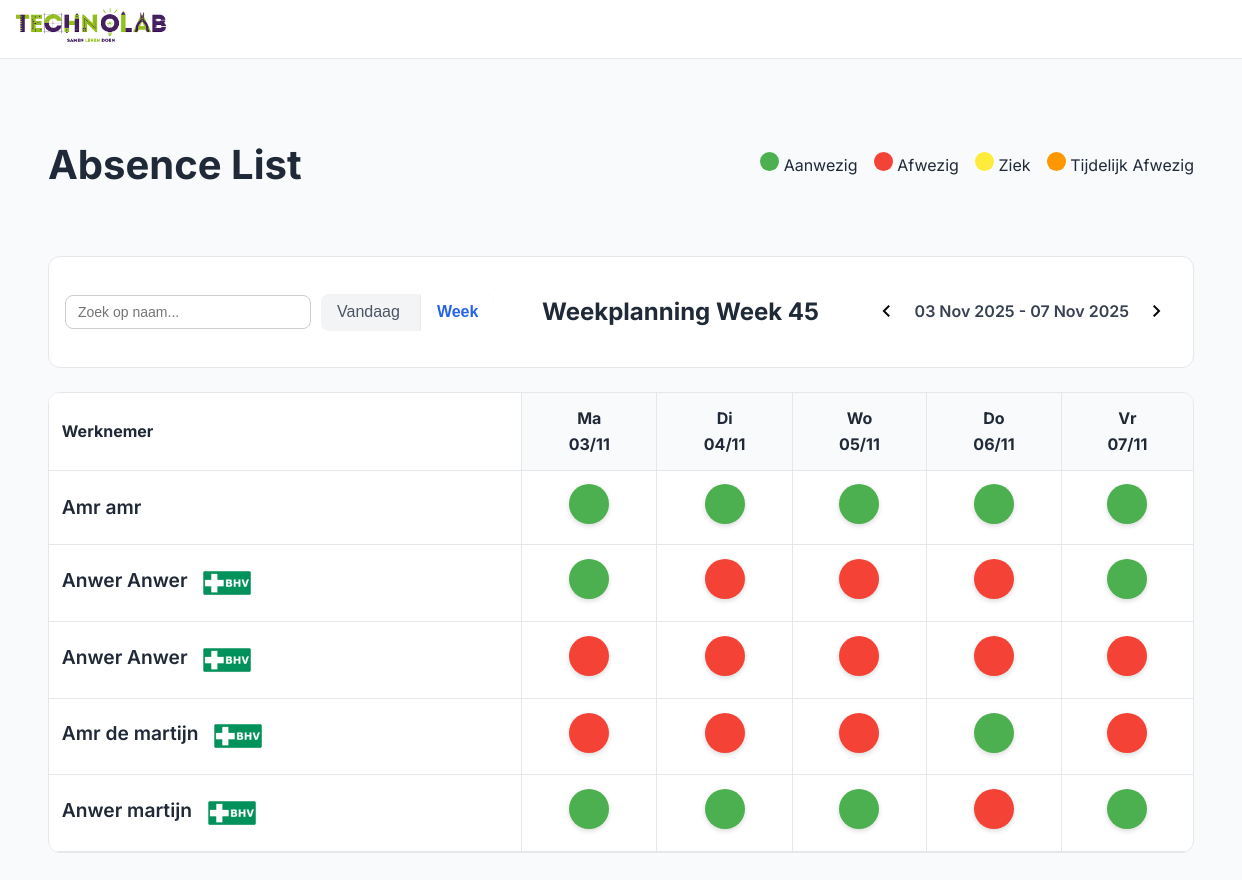
/week.php, run on the app's committed database.
### tables this page shows
CREATE TABLE `werknemers` (
  `id` int(11) NOT NULL,
  `voornaam` varchar(50) NOT NULL,
  `tussenvoegsel` varchar(20) DEFAULT NULL,
  `achternaam` varchar(50) NOT NULL,
  `email` varchar(100) NOT NULL,
  `werkdag_ma` tinyint(1) DEFAULT 0,
  `werkdag_di` tinyint(1) DEFAULT 0,
  `werkdag_wo` tinyint(1) DEFAULT 0,
  `werkdag_do` tinyint(1) DEFAULT 0,
  `werkdag_vr` tinyint(1) DEFAULT 0,
  `sector` varchar(50) DEFAULT NULL,
  `BHV` tinyint(1) DEFAULT 0,
  `status` enum('Ziek','Aanwezig','Op de school','Afwezig','Eefetjes Afwezig') DEFAULT 'Aanwezig',
  `status_ma` enum('Aanwezig','Afwezig','Ziek','Op de school','Eefetjes Afwezig') DEFAULT 'Afwezig',
  `status_di` enum('Aanwezig','Afwezig','Ziek','Op de school','Eefetjes Afwezig') DEFAULT 'Afwezig',
  `status_wo` enum('Aanwezig','Afwezig','Ziek','Op de school','Eefetjes Afwezig') DEFAULT 'Afwezig',
  `status_do` enum('Aanwezig','Afwezig','Ziek','Op de school','Eefetjes Afwezig') DEFAULT 'Afwezig',
  `status_vr` enum('Aanwezig','Afwezig','Ziek','Op de school','Eefetjes Afwezig') DEFAULT 'Afwezig',
  `tijdelijk_tot` datetime DEFAULT NULL
);

### week.php (the view, shortened to what this page needs)
<?php
try {
    $db = new PDO("mysql:host=localhost;dbname=technolab-dashboard", "root", "");
    $db->setAttribute(PDO::ATTR_ERRMODE, PDO::ERRMODE_EXCEPTION);
} catch (PDOException $e) {
    die("Fout!: " . $e->getMessage());
}
$weekOffset = isset($_GET['week']) ? intval($_GET['week']) : 0;
$startOfWeek = new DateTime();
$startOfWeek->modify("monday this week");
$jaar = $startOfWeek->format("o");
$weeknummer = $startOfWeek->format("W");
$weekDays = [
    'Ma' => ['col' => 'ma', 'date' => (clone $startOfWeek)],
    'Di' => ['col' => 'di', 'date' => (clone $startOfWeek)->modify('+1 day')],
    'Wo' => ['col' => 'wo', 'date' => (clone $startOfWeek)->modify('+2 day')],
    'Do' => ['col' => 'do', 'date' => (clone $startOfWeek)->modify('+3 day')],
    'Vr' => ['col' => 'vr', 'date' => (clone $startOfWeek)->modify('+4 day')],
];
$stmt = $db->query("SELECT * FROM werknemers ORDER BY achternaam ASC, voornaam ASC, BHV");
$werknemers = $stmt->fetchAll(PDO::FETCH_ASSOC);
?>
<!DOCTYPE html>
<html lang="nl">
<head>
    <link rel="stylesheet" href="css/style.css" />
    <link rel="stylesheet" href="css/week.css" />
    <link rel="stylesheet" href="css/nav.css" />
</head>
<body>
<div class="app">
<header class="header">
    <section class="logo-container">
        <a href="#" class="logo-link">
            <img src="image/technolab.png" alt="Technolab Logo" class="logo-icone">
        </a>
    </section>
</header>
    <main class="main">
        <div class="main-header">
            <h1>Absence List</h1>
            <div class="legend">
                <div><span class="dot status-aanwezig"></span> Aanwezig</div>
                <div><span class="dot status-afwezig"></span> Afwezig</div>
                <div><span class="dot status-ziek"></span> Ziek</div>
                <div><span class="dot status-eefetjesafwezig"></span> Tijdelijk Afwezig</div>
            </div>
        </div>
        <div class="filters">
            <div class="filter-left" style="display: flex; align-items: center; gap: 10px;">
                <div class="search-input">
                    <input type="text" id="searchInput" placeholder="Zoek op naam..." />
                </div>
                <div class="range-buttons" style="display: flex; gap: 5px;">
                    <a href="dagplanning.php"><button class="toggle">Vandaag</button></a>
                    <button class="active">Week</button>
                </div>
            </div>
            <div> <h2>Weekplanning Week <?= $weeknummer ?></h2></div>
            <div class="filter-right">
                <a href="?week=<?= $weekOffset-1 ?>"><button class="icon-button"><span class="material-symbols-outlined">chevron_left</span></button></a>
                <span class="date-label"><?= $startOfWeek->format('d M Y') ?> - <?= (clone $startOfWeek)->modify('+4 days')->format('d M Y') ?></span>
                <a href="?week=<?= $weekOffset+1 ?>"><button class="icon-button"><span class="material-symbols-outlined">chevron_right</span></button></a>
            </div>
        </div>
        <div class="table-wrapper">
            <table id="werknemerTable">
                <thead>
                <tr>
                    <th>Werknemer</th>
                    <?php foreach ($weekDays as $dayName => $info): ?>
                        <th>
                            <?= $dayName ?><br>
                            <?= $info['date']->format('d/m') ?>
                        </th>
                    <?php endforeach; ?>
                </tr>
                </thead>
                <tbody>
                <?php foreach ($werknemers as $w): ?>
                    <?php
                    $stmt = $db->prepare("SELECT dag, status FROM week_planning WHERE werknemer_id = :id AND weeknummer = :week AND jaar = :jaar");
                    $stmt->execute([':id'=>$w['id'], ':week'=>$weeknummer, ':jaar'=>$jaar]);
                    $weekStatussen = $stmt->fetchAll(PDO::FETCH_KEY_PAIR);
                    ?>
                    <tr>
                        <td class="werknemer-naam">
                            <?= ($w['voornaam'].' '.($w['tussenvoegsel']?$w['tussenvoegsel'].' ':'').$w['achternaam']) ?>
                            <span class="bhv <?= $w['BHV'] ? 'bhv-BHV' : 'bhv-BHV' ?>">
                                <?= $w['BHV'] ? '  <img src="image/BHV.png" alt="Technolab Logo" class="logo-icon">' : '' ?>
                            </span>
                        </td>
                        <?php foreach ($weekDays as $dayName => $info): ?>
                            <?php
                            $col = $info['col'];
                            $status = $weekStatussen[$col] ?? ($w['werkdag_'.$col] ? 'Aanwezig' : 'Afwezig');
                            $class = 'status-'.strtolower(str_replace(' ', '', $status));
                            ?>
                            <td>
                                <div class="status-dot <?= $class ?>" onclick="openStatusModal(<?= $w['id'] ?>, '<?= $col ?>')"></div>
                            </td>
                        <?php endforeach; ?>
                    </tr>
                <?php endforeach; ?>
                </tbody>
            </table>
        </div>
    </main>
</div>
</body>
</html>

### css/style.css (style rules this page uses)
body { font-family: "Inter", sans-serif; background: #f9fafb; color: #1f2937; margin: 0; font-size: 16px; line-height: 1.6; }
.material-symbols-outlined { font-variation-settings: "FILL" 0, "wght" 400, "GRAD" 0, "opsz" 24; }
.app { display: flex; flex-direction: column; min-height: 100vh; }
.header { display: flex; align-items: center; justify-content: space-between; height: 64px; background: #fff; border-bottom: 1px solid #e5e7eb; padding: 0 2rem; position: sticky; top: 0; }
.icon-button { background: none; border: none; border-radius: 9999px; padding: 0.5rem; cursor: pointer; }
.main { flex: 1; padding: 3rem; }
.main-header { display: flex; justify-content: space-between; margin-bottom: 2rem; }
.main-header h1 { font-size: 2.5rem; font-weight: 700; }
.legend { display: flex; gap: 1rem; align-items: center; font-size: 1rem; }
.dot { display: inline-block; width: 1.2rem; height: 1.2rem; border-radius: 9999px; }
.filters { display: flex; justify-content: space-between; padding: 1rem; background: #fff; border: 1px solid #e5e7eb; border-radius: 0.75rem; margin-bottom: 1.5rem; }
.filter-left { display: flex; gap: 1rem; flex-wrap: wrap; align-items: center; }
.range-buttons { display: flex; background: #f3f4f6; border-radius: 0.5rem; overflow: hidden; }
.range-buttons button { border: none; background: none; padding: 0.6rem 1rem; cursor: pointer; color: #4b5563; font-size: 1rem; }
.range-buttons .active { background: #fff; color: #2563eb; font-weight: 600; font-size: 1rem; box-shadow: 0 0 2px rgba(0, 0, 0, 0.1); }
.filter-right { display: flex; align-items: center; gap: 0.5rem; }
.date-label { font-weight: 600; color: #374151; font-size: 1rem; }
.table-wrapper { overflow-x: auto; background: #fff; border: 1px solid #e5e7eb; border-radius: 0.75rem; max-width: 2000px; margin: 0 auto; }
table { width: 100%; border-collapse: collapse; min-width: 600px; }
thead { background: #f9fafb; }
th, td { padding: 0.8rem; text-align: center; border-bottom: 1px solid #e5e7eb; font-size: 1rem; }
th:first-child, td:first-child { text-align: left; position: sticky; left: 0; background: #fff; }
.bhv { padding: 4px 10px; border-radius: 6px; font-weight: 600; font-size: 16px; }
.werknemer-naam { align-items: center; gap: 0.5rem; font-size: 1.2rem; font-weight: 600; line-height: 1.6; padding: 0.8rem; box-sizing: border-box; min-height: 48px; }
.werknemer-naam .bhv img { width: 50px; height: 50px; display: inline-block; vertical-align: middle; }
table { border-collapse: collapse; width: 100%; }
th, td { padding: 0.8rem; text-align: center; border-bottom: 1px solid #e5e7eb; border-right: 1px solid #e5e7eb; vertical-align: middle; line-height: 1.6; }
th:last-child, td:last-child { border-right: none; }
th:first-child, td:first-child { text-align: left; position: sticky; left: 0; background: #fff; border-right: 1px solid #e5e7eb; }

### css/week.css (style rules this page uses)
.status-dot { width: 40px; height: 40px; border-radius: 50%; display: inline-flex; align-items: center; justify-content: center; cursor: pointer; transition: transform 0.2s ease, box-shadow 0.2s ease; box-shadow: 0 2px 5px rgba(0,0,0,0.15); }
.status-aanwezig { background-color: #4caf50; }
.status-afwezig { background-color: #f44336; }
.status-ziek { background-color: #ffeb3b; }
.status-eefetjesafwezig { background-color: #ff9800; }
.search-input { position: relative; }
.search-input input { padding: 8px 12px; border-radius: 8px; border: 1px solid #ccc; font-size: 14px; width: 220px; transition: border-color 0.2s; }

### css/nav.css (style rules this page uses)
body { font-family: "Inter", sans-serif; background: #f9fafb; color: #1f2937; margin: 0; }
.material-symbols-outlined { font-variation-settings: "FILL" 0, "wght" 400, "GRAD" 0, "opsz" 24; }
.app { display: flex; flex-direction: column; height: 100vh; }
.header { position: sticky; top: 0; width: 100%; z-index: 10; display: flex; align-items: center; justify-content: space-between; height: 4rem; background: #fff; border-bottom: 1px solid #e5e7eb; padding: 0 1rem; }
.logo-container { display: flex; align-items: center; gap: 1rem; }
.logo-icon { width: 40px; height: 50px; object-fit: contain; }
.logo-icone { width: 150px; height: 50px; object-fit: contain; }

### data on the page
werknemers: voornaam "Amr", achternaam "amr"
werknemers: voornaam "Anwer", achternaam "Anwer", BHV 1 (drawn)
werknemers: voornaam "Anwer", achternaam "Anwer", BHV 1 (drawn)
werknemers: voornaam "Amr", tussenvoegsel "de", achternaam "martijn", BHV 1 (drawn), werkdag_ma 0 (drawn), werkdag_di 0 (drawn), werkdag_wo 0 (drawn)
werknemers: voornaam "Anwer", achternaam "martijn", BHV 1 (drawn)

### other printed values
$weeknummer "45"
$dayName "Ma"
$info['date']->format('d/m') "03/11"
$dayName "Di"
$info['date']->format('d/m') "04/11"
$dayName "Wo"
$info['date']->format('d/m') "05/11"
$dayName "Do"
$info['date']->format('d/m') "06/11"
$dayName "Vr"
$info['date']->format('d/m') "07/11"
